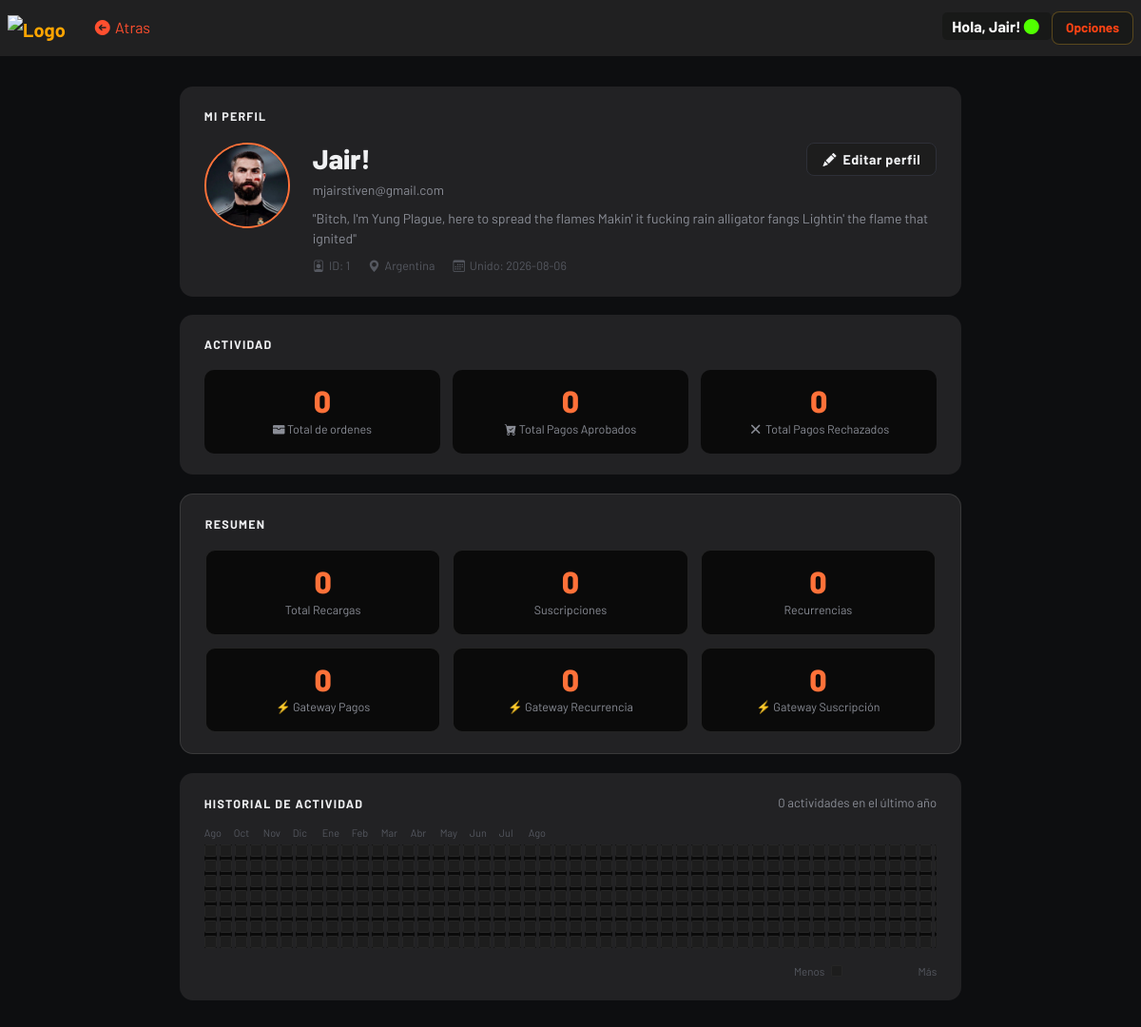
The app's page /views/profile/index.php (signed in) with its own data.
### tables this page shows
CREATE TABLE `users` (
  `id` int(11) NOT NULL,
  `nombre` varchar(120) NOT NULL,
  `correo` varchar(255) NOT NULL,
  `usuario` varchar(100) NOT NULL,
  `contraseña` varchar(255) NOT NULL,
  `profile_image` varchar(255) DEFAULT NULL,
  `bio` text DEFAULT NULL,
  `location` varchar(100) DEFAULT NULL,
  `created_at` timestamp NOT NULL DEFAULT current_timestamp()
);

### views/profile/index.php (the view, shortened to what this page needs)
    <?php
require_once '../../php/conexion_be.php';
$user_id = intval($_SESSION['user_id'] ?? 0);
$row     = mysqli_fetch_assoc(mysqli_query($conexion, "SELECT * FROM users WHERE id = '$user_id'"));
$correo   = mysqli_real_escape_string($conexion, $row['correo']);
$total_ordenes        = mysqli_fetch_assoc(mysqli_query($conexion, "SELECT COUNT(*) as total FROM ordenes WHERE correo = '$correo'"))['total'];
$total_aprobadas_ord   = mysqli_fetch_assoc(mysqli_query($conexion, "SELECT COUNT(*) as total FROM ordenes WHERE correo = '$correo' AND estado = 'aprobada'"))['total'];
$total_rechazadas_ord  = mysqli_fetch_assoc(mysqli_query($conexion, "SELECT COUNT(*) as total FROM ordenes WHERE correo = '$correo' AND estado = 'rechazada'"))['total'];
$total_subs           = mysqli_fetch_assoc(mysqli_query($conexion, "SELECT COUNT(*) as total FROM suscripciones WHERE usuario_id = '$correo'"))['total'];
$total_aprobadas_subs  = mysqli_fetch_assoc(mysqli_query($conexion, "SELECT COUNT(*) as total FROM suscripciones WHERE usuario_id = '$correo' AND estado = 'aprobada'"))['total'];
$total_rechazadas_subs = mysqli_fetch_assoc(mysqli_query($conexion, "SELECT COUNT(*) as total FROM suscripciones WHERE usuario_id = '$correo' AND estado = 'rechazada'"))['total'];
$total_recurrencias      = mysqli_fetch_assoc(mysqli_query($conexion, "SELECT COUNT(*) as total FROM recurrencias WHERE usuario_id = '$correo'"))['total'];
$total_aprobadas_rec     = mysqli_fetch_assoc(mysqli_query($conexion, "SELECT COUNT(*) as total FROM recurrencias WHERE usuario_id = '$correo' AND estado = 'aprobada'"))['total'];
$total_rechazadas_rec    = mysqli_fetch_assoc(mysqli_query($conexion, "SELECT COUNT(*) as total FROM recurrencias WHERE usuario_id = '$correo' AND estado = 'rechazada'"))['total'];
$total_ordenes_pago       = $total_ordenes + $total_subs + $total_recurrencias;
$total_aprobadas          = $total_aprobadas_ord + $total_aprobadas_subs + $total_aprobadas_rec;
$total_ordenes_rechazadas = $total_rechazadas_ord + $total_rechazadas_subs + $total_rechazadas_rec;
$total_gw_ordenes   = mysqli_fetch_assoc(mysqli_query($conexion, "SELECT COUNT(*) as total FROM gateway_ordenes WHERE correo = '$correo'"))['total'] ?? 0;
$total_gw_subs      = mysqli_fetch_assoc(mysqli_query($conexion, "SELECT COUNT(*) as total FROM gateway_recurrencias WHERE correo = '$correo'"))['total'] ?? 0;
$total_gw_suscription = mysqli_fetch_assoc(mysqli_query($conexion, "SELECT COUNT(*) as total FROM gateway_suscription WHERE correo = '$correo'"))['total'] ?? 0;
?>
<!DOCTYPE html>
<html lang="es">
<head>
    <link href="https://cdn.jsdelivr.net/npm/bootstrap@5.3.2/dist/css/bootstrap.min.css" rel="stylesheet">
    <link href="https://cdn.jsdelivr.net/npm/bootstrap-icons/font/bootstrap-icons.css" rel="stylesheet">
    <link href="https://googleapis.com" rel="stylesheet">
    <link rel="stylesheet" href="https://cdnjs.cloudflare.com/ajax/libs/font-awesome/7.0.1/css/all.min.css">
</head>
<body>
    <nav class="navbar navbar-dark navbar-expand-lg px-2">
        <a class="navbar-brand fw-bold" href="../../home.php" style="color: orange;">
            <img src="../assets/icons/icono.png" alt="Logo" style="width: 30px;">
        </a>
        <a href="../../home.php" class="btn" style="color: #ff4f2f;"><i class="fa-solid fa-circle-arrow-left"></i> Atras</a>
        <div class="ms-auto">
            <span style="background-color: hsla(120,2%,10%,0.84); padding: 5px 10px; border-radius: 5px; font-weight: bold; color: #fff;">
                <?= isset($_SESSION['usuario']) ? "Hola, " . htmlspecialchars($_SESSION['usuario']) : "Invitado" ?>
                <i class="bi bi-circle-fill" style="color: #51ff00;"></i>
            </span>
            <div class="dropdown">
                <button class="dropbtn">Opciones</button>
            </div>
        </div>
    </nav>
    <div class="profile-layout">
        <div class="pcard">
            <div class="pcard-title">Mi Perfil</div>
            <div class="profile-header">
                <?php if (!empty($row['profile_image']) && file_exists('../../uploads/' . $row['profile_image'])): ?>
                    <img src="../../uploads/<?= htmlspecialchars($row['profile_image']) ?>" class="avatar-img" alt="Foto">
                <?php else: ?>
                    <div class="avatar-initials"><?= strtoupper(substr($row['usuario'], 0, 1)) ?></div>
                <?php endif; ?>
                <div class="profile-info">
                    <div class="profile-top-row">
                        <div class="profile-name"><?= htmlspecialchars($row['usuario']) ?></div>
                        <a href="edit_profile.php" class="btn-edit">
                            <i class="bi bi-pencil-fill"></i> Editar perfil
                        </a>
                    </div>
                    <div class="profile-correo"><?= htmlspecialchars($row['correo']) ?></div>
                    <?php if (!empty($row['bio'])): ?>
                    <div class="profile-bio">"<?= htmlspecialchars($row['bio']) ?>"</div>
                    <?php endif; ?>
                    <div class="profile-meta">
                        <span class="meta-item"><i class="bi bi-person-badge"></i> ID: <?= htmlspecialchars($row['id']) ?></span>
                        <?php if (!empty($row['location'])): ?>
                        <span class="meta-item"><i class="bi bi-geo-alt-fill"></i> <?= htmlspecialchars($row['location']) ?></span>
                        <?php endif; ?>
                        <span class="meta-item"><i class="bi bi-calendar3"></i> Unido: <?= htmlspecialchars(substr($row['created_at'] ?? 'N/A', 0, 10)) ?></span>
                    </div>
                </div>
            </div>
        </div>
        <div class="pcard">
            <div class="pcard-title">Actividad</div>
            <div class="activity-grid">
                <div class="activity-box">
                    <div class="activity-num"><?= $total_ordenes_pago ?></div>
                    <div class="activity-label"><i class="bi bi-wallet-fill "></i> Total de ordenes</div>
                </div>
                <div class="activity-box">
                    <div class="activity-num"><?= $total_aprobadas ?></div>
                    <div class="activity-label"><i class="bi bi-cart-check-fill"></i> Total Pagos Aprobados</div>
                </div>
                <div class="activity-box">
                    <div class="activity-num"><?= $total_ordenes_rechazadas?></div>
                    <div class="activity-label"><i class="fa-solid fa-xmark "></i> Total Pagos Rechazados</div>
                </div>
            </div>
        </div>
        <div class="resumencard">
            <div class="pcard-title">Resumen</div>
            <div class="summary-grid">
                <div class="summary-box">
                    <div class="summary-num"><?= $total_ordenes ?></div>
                    <div class="summary-label">Total Recargas</div>
                </div>
                <div class="summary-box">
                    <div class="summary-num"><?= $total_subs ?></div>
                    <div class="summary-label">Suscripciones</div>
                </div>
                <div class="summary-box">
                    <div class="summary-num"><?= $total_recurrencias ?></div>
                    <div class="summary-label">Recurrencias</div>
                </div>
                <div class="summary-box">
                    <div class="summary-num"><?= $total_gw_ordenes ?></div>
                    <div class="summary-label">⚡ Gateway Pagos</div>
                </div>
                <div class="summary-box">
                    <div class="summary-num"><?= $total_gw_subs ?></div>
                    <div class="summary-label">⚡ Gateway Recurrencia</div>
                </div>
                <div class="summary-box">
                    <div class="summary-num"><?= $total_gw_suscription ?></div>
                    <div class="summary-label">⚡ Gateway Suscripción</div>
                </div>
            </div>
        </div>
        <div class="pcard">
            <div class="calendar-header">
                <div class="pcard-title" style="margin-bottom:0;">Historial de actividad</div>
                <div class="calendar-total" id="calTotal"></div>
            </div>
            <div class="calendar-scroll">
                <div class="cal-months" id="calMonths"></div>
                <div class="calendar-grid" id="calGrid"></div>
            </div>
            <div class="cal-legend">
                <span>Menos</span>
                <div class="cal-legend-cell" style="background:var(--bg-card); border:1px solid rgba(255,255,255,0.04);"></div>
                <div class="cal-legend-cell level-1"></div>
                <div class="cal-legend-cell level-2"></div>
                <div class="cal-legend-cell level-3"></div>
                <div class="cal-legend-cell level-4"></div>
                <span>Más</span>
            </div>
        </div>
    </div>
</body>
</html>

### records on screen
users: profile_image (picture), usuario "Jair!", correo "mjairstiven@gmail.com", bio "Bitch, I'm Yung Plague, here to spread the flames Makin' it fucking rain alligator fangs Lightin' the flame that ignited", id "1", location "Argentina", created_at "2026-08-06"

### other values on screen
$_SESSION['usuario'] "Jair!"
$total_ordenes_pago "0"
$total_aprobadas "0"
$total_ordenes_rechazadas "0"
$total_ordenes "0"
$total_subs "0"
$total_recurrencias "0"
$total_gw_ordenes "0"
$total_gw_subs "0"
$total_gw_suscription "0"
